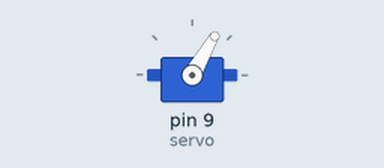
Recording of a sketch running on a simulated Arduino Uno, built with avr-gcc and run on an emulated ATmega328P. Parts: servo. What the sketch prints to the serial monitor is not drawn.

Above: at 0.05 s.
Timing chart, 0 to 3.0 s (numbered marks = the images above):
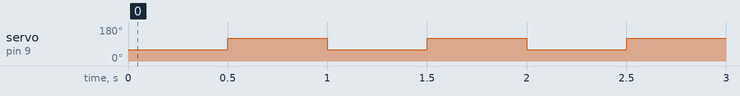

Measured:
- by itself, servo on pin 9 (servo): alternates 120° for 0.50 s and 60° for 0.50 s

The sketch:

calibration_servo.ino
```cpp
#include <Servo.h>

Servo servo;

void setup(){
  Serial.begin(9600);
  servo.attach(9);
}

void loop(){
  Serial.println(60);
  servo.write(60);
  delay(500);
  Serial.println(120);
  servo.write(120);
  delay(500);
  /*servo.write(180);
  delay(500);
  servo.write(120);
  delay(500);
  servo.write(60);
  delay(500);
  servo.write(0);


  for (int position = 0; position <= 180; position+=1){
    servo.write(position);
    delay(100);
    Serial.println(position);
  }

  for(int position = 180; position >=0; position -=1){
    servo.write(position);
    delay(100);
    Serial.println(position);
  }*/
}
```
